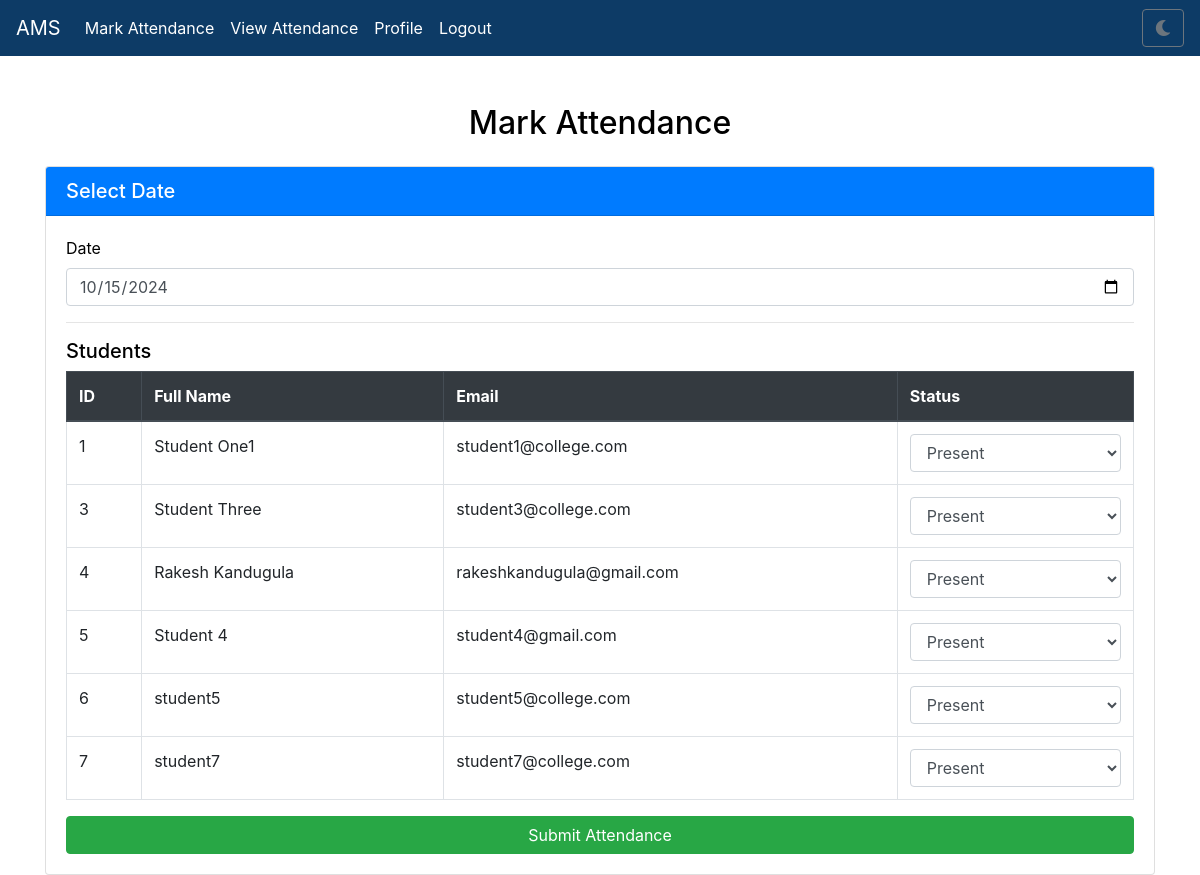
Page /mark_attendance (signed in) on the committed database.
### app.py (models this page shows)
class Student(db.Model):
    id = db.Column(db.Integer, primary_key=True)
    full_name = db.Column(db.String(100), nullable=False)
    email = db.Column(db.String(100), unique=True, nullable=False)
    attendance_records = db.relationship('Attendance', backref='student', lazy=True)

### app.py (the view, shortened to what this page needs)
@app.route('/mark_attendance', methods=['GET', 'POST'])
@login_required
def mark_attendance():
    students = Student.query.all()
    today = date.today().isoformat()
    return render_template('mark_attendance.html', students=students, today=today, show_navbar=True)

### app.py (called while the page is built)
@app.context_processor
def inject_csrf_token():
    return dict(csrf_token=generate_csrf())

@login_manager.user_loader
def load_user(user_id):
    return Admin.query.get(int(user_id))

### templates/mark_attendance.html (shortened to what this page needs)
{% extends 'base.html' %}
{% block content %}
<div class="container mt-5">
    <h2 class="text-center mb-4">Mark Attendance</h2>
    <div class="card">
        <div class="card-header bg-primary text-white">
            <h5 class="mb-0">Select Date</h5>
        </div>
        <div class="card-body">
            <form id="attendance-form" method="POST" action="{{ url_for('mark_attendance') }}">
                <div class="form-group">
                    <label for="attendance-date">Date</label>
                    <input type="date" class="form-control" id="attendance-date" name="date" value="{{ today }}" required>
                </div>
                <hr>
                <h5>Students</h5>
                <table class="table table-bordered table-hover">
                    <thead class="thead-dark">
                        <tr>
                            <th>ID</th>
                            <th>Full Name</th>
                            <th>Email</th>
                            <th>Status</th>
                        </tr>
                    </thead>
                    <tbody>
                        {% for student in students %}
                        <tr>
                            <td>{{ student.id }}</td>
                            <td>{{ student.full_name }}</td>
                            <td>{{ student.email }}</td>
                            <td>
                                <select class="form-control" name="{{ student.id }}" required>
                                    <option value="Present">Present</option>
                                </select>
                            </td>
                        </tr>
                        {% endfor %}
                    </tbody>
                </table>
                <button type="submit" class="btn btn-success btn-block">Submit Attendance</button>
            </form>
        </div>
    </div>
</div>
{% endblock %}

### static/styles.css (style rules this page uses)
body { background-color: #ffffff; color: #000000; transition: background-color 0.3s, color 0.3s; }

### rows in the picture
Student: id "1", full_name "Student One1", email "student1@college.com", id "Present"
Student: id "3", full_name "Student Three", email "student3@college.com", id "Present"
Student: id "4", full_name "Rakesh Kandugula", email "rakeshkandugula@gmail.com", id "Present"
Student: id "5", full_name "Student 4", email "student4@gmail.com", id "Present"
Student: id "6", full_name "student5", email "student5@college.com", id "Present"
Student: id "7", full_name "student7", email "student7@college.com", id "Present"
